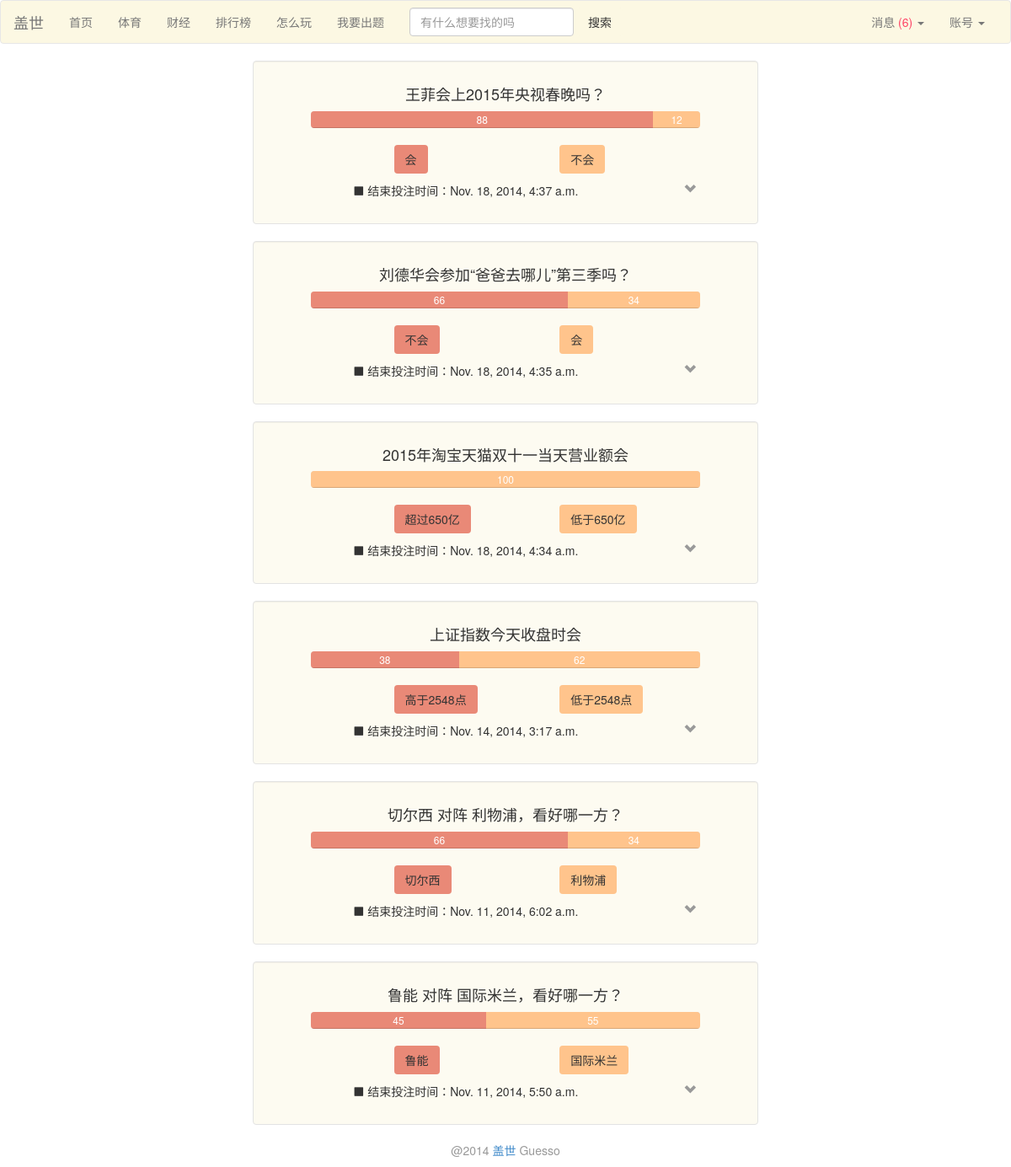
/home (signed in), run on an earlier commit of the app's database.
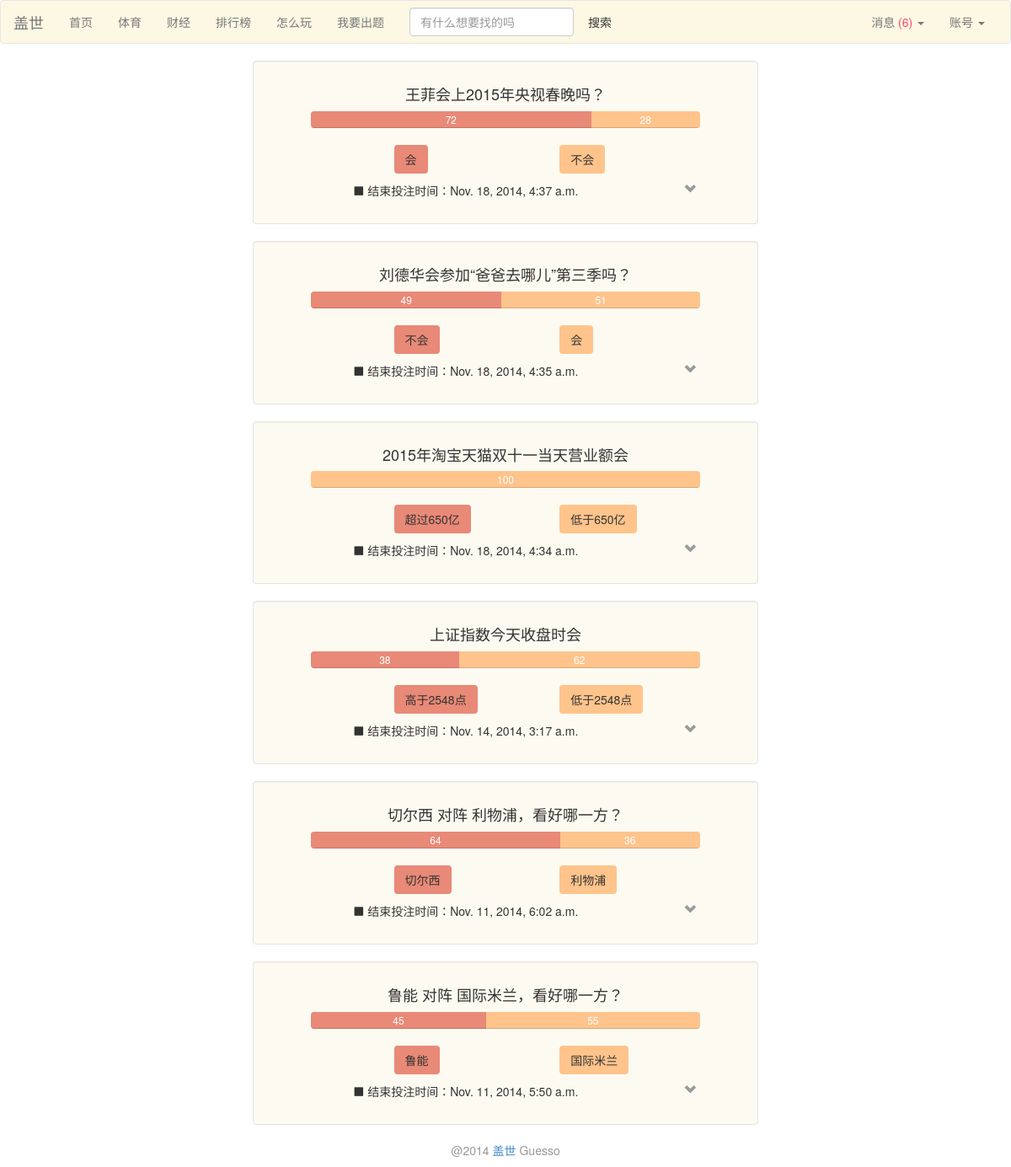
And on a later commit of the database.
### Guess/models.py (models this page shows)
class Game(models.Model):
	index = models.IntegerField()
	headline = models.TextField()
	begin = models.DateTimeField(auto_now_add=True)
	expire = models.DateTimeField()
	name_home = models.CharField(max_length=30)
	price_home = models.IntegerField(default=50)
	num_home = models.IntegerField(default=0)
	name_away = models.CharField(max_length=30)
	price_away = models.IntegerField(default=50)
	num_away = models.IntegerField(default=0)
	outcome = models.BooleanField(default=False)   # True means home wins and vice versa
	ended = models.BooleanField(default=False)
	event = models.IntegerField()
	is_primary = models.IntegerField(default=0)
	game_type = models.CharField(max_length=50)
	class Meta:
		ordering = ('expire',)

### Guess/views.py (the view)
# urls.py: url(r'^home$', 'Guess.views.home', name='home'),
def home(request):
	return render_main(request, 'home')

### Guess/views.py (called while the page is built)
def render_main(request, url, game_type=None):
	if not request.user.is_authenticated():
		return redirect(reverse('login'))
	if game_type is None:
		temps = Game.objects.filter(ended=False).order_by('-event','-is_primary')
	else:
		temps = Game.objects.filter(ended=False,game_type=game_type).order_by('-event','-is_primary')
	gamess = game_choose_and_sort(temps)
	cur_person = Person.objects.get(user=request.user)
	if request.method == 'POST':
		if 'marked_all_as_read' in request.POST:
			marked_all_as_read(cur_person)
		for cur_game in temps:
			accept_bet(request,cur_person,cur_game)
		return redirect(reverse(url))
	else:
		para = {}
		para['gamess'] = gamess
		para = encap_para(para, cur_person)
		return render(request, 'home.html', para)

def game_choose_and_sort(temps):
	gamess = []
	games = []
	flag = 0
	for p in temps:
		if flag == 0:
			event = p.event
			flag = 1
		elif p.event != event:
			event = p.event
			gamess.append(games)
			games = []
		games.append(p)
	gamess.append(games)
	return gamess

def find_unread(person):
	return Message.objects.filter(owner=person, read=False)

### Guess/templates/home.html (shortened to what this page needs)
{% load bootstrap3 %}
{% load profile_tag %}
{% include "nav_bar.html" %}
<body>
{% for games in gamess %}
{% if forloop.counter == 1 %}
<div class="well well-frame-c1 col-md-6 col-md-offset-3">
{% elif forloop.counter == 2 %}
<div class="well well-frame-c1 col-md-6 col-md-offset-3">
{% elif forloop.counter == 3 %}
<div class="well well-frame-c1 col-md-6 col-md-offset-3">
{% elif forloop.counter == 4 %}
<div class="well well-frame-c1 col-md-6 col-md-offset-3">
{% elif forloop.counter == 5 %}
<div class="well well-frame-c1 col-md-6 col-md-offset-3">
{% elif forloop.counter == 6 %}
<div class="well well-frame-c1 col-md-6 col-md-offset-3">
{% elif forloop.counter == 7 %}
<div class="well well-frame-c1 col-md-6 col-md-offset-3">
{% elif forloop.counter == 8 %}
<div class="well well-frame-c1 col-md-6 col-md-offset-3">
{% elif forloop.counter == 9 %}
<div class="well well-frame-c1 col-md-6 col-md-offset-3">
{% elif forloop.counter == 10 %}
<div class="well well-frame-c1 col-md-6 col-md-offset-3">
{% endif %}
{% for game in games %}
{% if forloop.first %}
<div class = "row">
    <div class="col-md-10 col-md-offset-1">
        {% if game.game_type == "财经" %}
            <h4 class="text-center">{{ game.headline }}</h4>
        {% elif game.game_type == "体育" %}
            <h4 class="text-center">{{ game.name_home }} 对阵 {{ game.name_away }}，看好哪一方？</h4>
        {% endif %}
        <div class="progress">
            <div class="progress-bar progress-bar-c1" style="width: {{ game.price_home }}%">{{ game.price_home }}</div>
            <div class="progress-bar progress-bar-c2" style="width: {{ game.price_away }}%">{{ game.price_away }}</div>
        </div>
    </div>
</div>
<div class="row">
    <form method="POST">
         <div class="col-md-1 col-md-offset-3 spacer"><input class="btn progress-bar-c1" type="submit" value={{ game.name_home }} name="h:{{ game.pk }}" onclick="on_submit(event)"/></div>
         <div class="col-md-1 col-md-offset-3 spacer"><input class="btn progress-bar-c2" type="submit" value={{ game.name_away }} name="a:{{ game.pk }}" onclick="on_submit(event)"/></div>
         <p class="col-md-8 col-md-offset-2"><i class="glyphicon glyphicon-stop"></i> 结束投注时间：{{ game.expire }}</p>
         <div class="col-xs-1 col-sm-1 col-md-1 col-lg-1 dropdown-user"  data-for=".{{ game.pk }}">
                <i class="glyphicon glyphicon-chevron-down text-muted"></i>
         </div>
                                    {% endif %}
{% endfor %}
    </form>
</div>
</div>
{% endfor %}
{% include "footer.html" %}
</body>

What changed in the data, as far as the page shows it:
changed Game "王菲会上2015年央视春晚吗？": price_home "88" → "72"; price_away "12" → "28"
changed Game "刘德华会参加“爸爸去哪儿”第三季吗？": price_home "66" → "49"; price_away "34" → "51"
changed Game "切尔西": price_home "66" → "64"; price_away "34" → "36"
